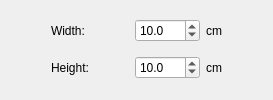
            <widget class="QWidget" name="pageRectangle">
             <layout class="QGridLayout" name="gridLayout_7">
              <item row="1" column="1">
               <widget class="QLabel" name="label_82">
                <property name="minimumSize">
                 <size>
                  <width>35</width>
                  <height>0</height>
                 </size>
                </property>
                <property name="text">
                 <string>Height:</string>
                </property>
               </widget>
              </item>
              <item row="0" column="1">
               <widget class="QLabel" name="label_83">
                <property name="text">
                 <string>Width:</string>
                </property>
               </widget>
              </item>
              <item row="1" column="4">
               <widget class="QLabel" name="label_84">
                <property name="text">
                 <string>cm</string>
                </property>
               </widget>
              </item>
              <item row="0" column="0">
               <spacer name="horizontalSpacer_33">
                <property name="orientation">
                 <enum>Qt::Horizontal</enum>
                </property>
                <property name="sizeHint" stdset="0">
                 <size>
                  <width>40</width>
                  <height>20</height>
                 </size>
                </property>
               </spacer>
              </item>
              <item row="0" column="4">
               <widget class="QLabel" name="label_85">
                <property name="text">
                 <string>cm</string>
                </property>
               </widget>
              </item>
              <item row="0" column="5">
               <spacer name="horizontalSpacer_36">
                <property name="orientation">
                 <enum>Qt::Horizontal</enum>
                </property>
                <property name="sizeHint" stdset="0">
                 <size>
                  <width>40</width>
                  <height>20</height>
                 </size>
                </property>
               </spacer>
              </item>
              <item row="0" column="2">
               <spacer name="horizontalSpacer_37">
                <property name="orientation">
                 <enum>Qt::Horizontal</enum>
                </property>
                <property name="sizeHint" stdset="0">
                 <size>
                  <width>40</width>
                  <height>20</height>
                 </size>
                </property>
               </spacer>
              </item>
              <item row="0" column="3">
               <widget class="QDoubleSpinBox" name="sbAreaWid">
                <property name="maximumSize">
                 <size>
                  <width>65</width>
                  <height>16777215</height>
                 </size>
                </property>
                <property name="decimals">
                 <number>1</number>
                </property>
                <property name="maximum">
                 <double>10000.000000000000000</double>
                </property>
                <property name="singleStep">
                 <double>1.000000000000000</double>
                </property>
                <property name="value">
                 <double>10.000000000000000</double>
                </property>
               </widget>
              </item>
              <item row="1" column="3">
               <widget class="QDoubleSpinBox" name="sbAreaHei">
                <property name="maximumSize">
                 <size>
                  <width>65</width>
                  <height>16777215</height>
                 </size>
                </property>
                <property name="decimals">
                 <number>1</number>
                </property>
                <property name="maximum">
                 <double>10000.000000000000000</double>
                </property>
                <property name="singleStep">
                 <double>1.000000000000000</double>
                </property>
                <property name="value">
                 <double>10.000000000000000</double>
                </property>
               </widget>
              </item>
             </layout>
            </widget>
